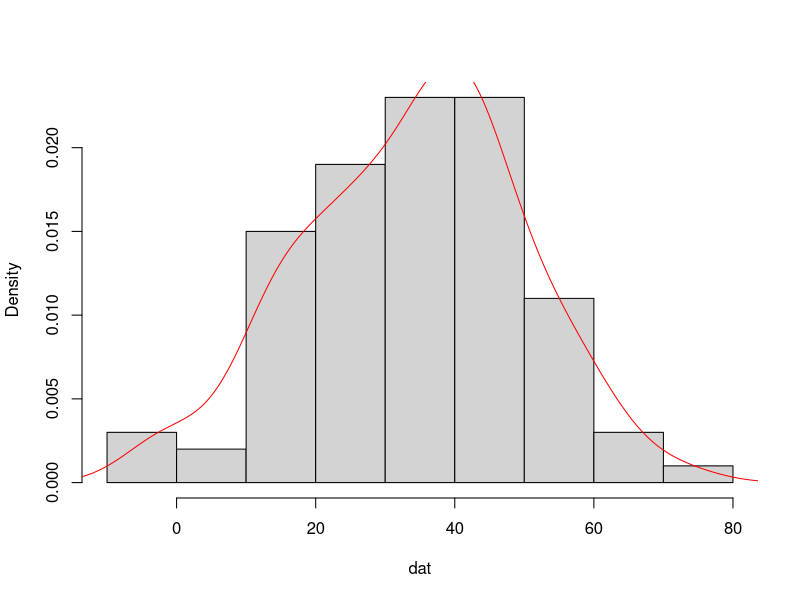
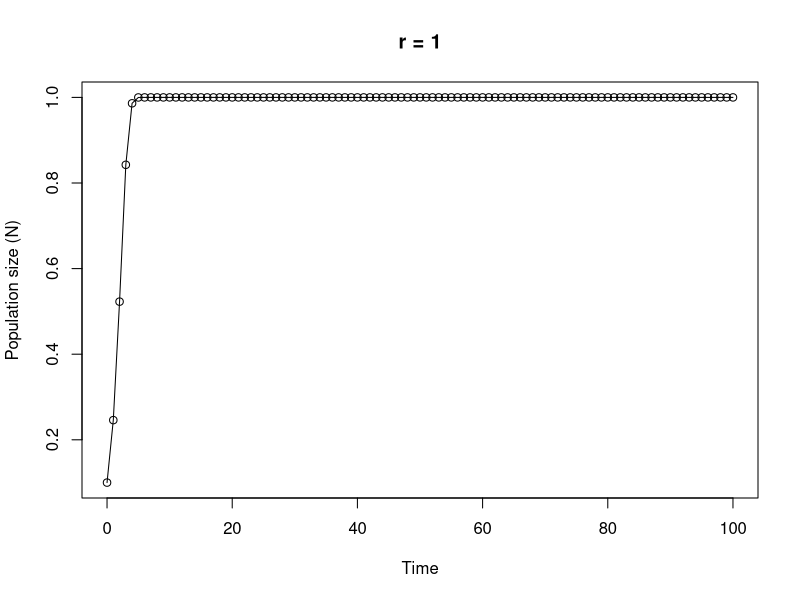

Reproduce these figures in R, in order.
## ----Q1, results = 'asis'-----------------------------------------------------------------------------------

# area of a circle
# the equation to calculate the area of a circle is pi * radius^2

circle.area <- function(d){ 
	pi * (d/2)^2
}

# to use your new function

circle.area(10)
# [1] 78.53982

# to test on a vector of diameters
# first create a vector with diameters ranging from 0 to 50 in steps of 10

cir.diam <- seq(from = 0, to = 50, by = 10)

# test your function

circle.area(cir.diam)
# [1]    0.00000   78.53982  314.15927  706.85835 1256.63706 1963.49541


## ----Q2, tidy = TRUE----------------------------------------------------------------------------------------

far.cent <- function(a){
	val <- (a-32)*5/9
	print(paste("Fahrenheit: ", round(a, digits = 3), "oF",sep = " "), quote = FALSE)# round 3dp
	print(paste("Centigrade: ", round(val, digits = 3), "oC", sep = " "), quote = FALSE)# round 3dp
}

# alternative Fahrenheit to centigrade using cat function

far.cent2 <- function(a){
	val <- (a - 32) * 5/9	#calculation
	cat("Fahrenheit: ", round(a, digits = 3), "oF", "\n")   # use cat function
	cat("Centigrade: ", round(val, digits = 3), "oC", "\n")   
}



## ----Q3-----------------------------------------------------------------------------------------------------

# Create a vector of normally distributed data
# length 100, mean 35 and standard deviation of 29

vals <- rnorm(100, 35, 15)	# create some norm dist data mean 35, sd = 15

summary.fun <- function(dat){
	mymean <- round(mean(dat), digits = 4)      	# calc mean
	mymedian <- round(median(dat), digits = 4)    # calc median
	mymin <- round(min(dat), digits = 4)          # calc min
	mymax <- round(max(dat), digits = 4)          # calc max
	print(paste("mean:", mymean, sep = " "), quote = FALSE)     # print mean
	print(paste("median:", mymedian, sep = " "), quote = FALSE)     # print median
	print(paste("range:", "from:", mymin, "to", mymax, sep = " "), quote = FALSE) 
	dens <- density(dat)                          # estimate density curve
	hist(dat, main = "",type = "l",freq = FALSE)  # plot histogram
	lines(dens, lty = 1, col = "red")             # plot density curve
}

# use the function
summary.fun(vals)


## ----Q4-----------------------------------------------------------------------------------------------------

# calculate a median

ourmedian <- function(x){
	n <- length(x)
	if (n %% 2 == 1)      # odd numbers
	  sort(x)[(n + 1)/2]  # find the middle number by adding 1 to length and div 2
	else {                # even numbers
	  middletwo <- sort(x)[(n/2) + 0:1]   #find the two middle numbers
	  mean(middletwo)
	  }
}

# use the function
mydat <- sample(1:50, size = 10, replace = TRUE )

# our function
ourmedian(mydat)

# R median function
median(mydat)


## ----Q5, tidy = TRUE----------------------------------------------------------------------------------------

# function to simulate Ricker model

Ricker.model <- function(nzero, r, time, K=1){     # sets initial parameters
  N <- numeric(time + 1)    # creates a real vector of length time+1 to store values of Nt+1
  N[1] <- nzero             # sets initial population size in first element of N
  for (i in 1:time) {				# loops over time
      N[i+1] <- N[i]*exp(r*(1 - N[i]/K))    
  }
  Time <- 0:time   					 # creates vector for x axis
  plot(Time, N, type = "o", xlim = c(0, time), xlab = "Time", ylab = "Population size (N)", main = paste("r =", r, sep=" "))   # plots     output
}

# To run
# play around with the different parameters, especially r
Ricker.model(nzero=0.1,r=1,time=100)
